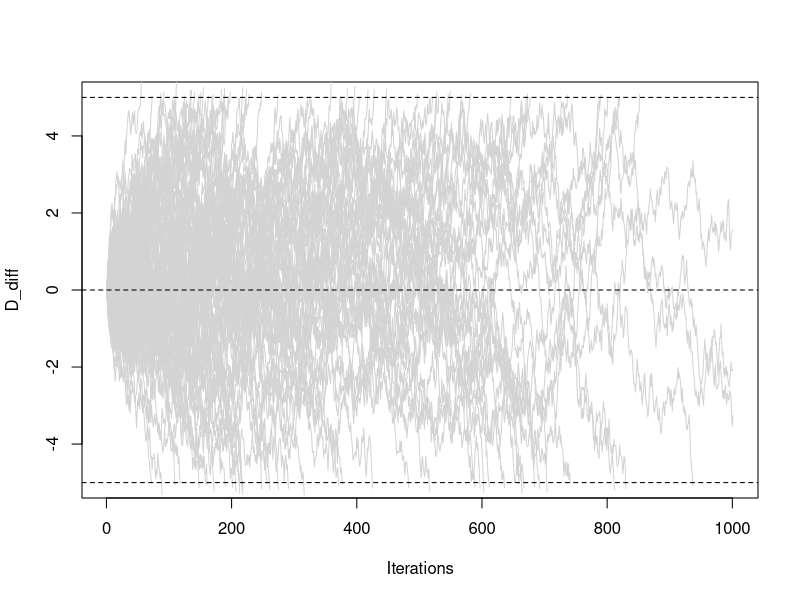
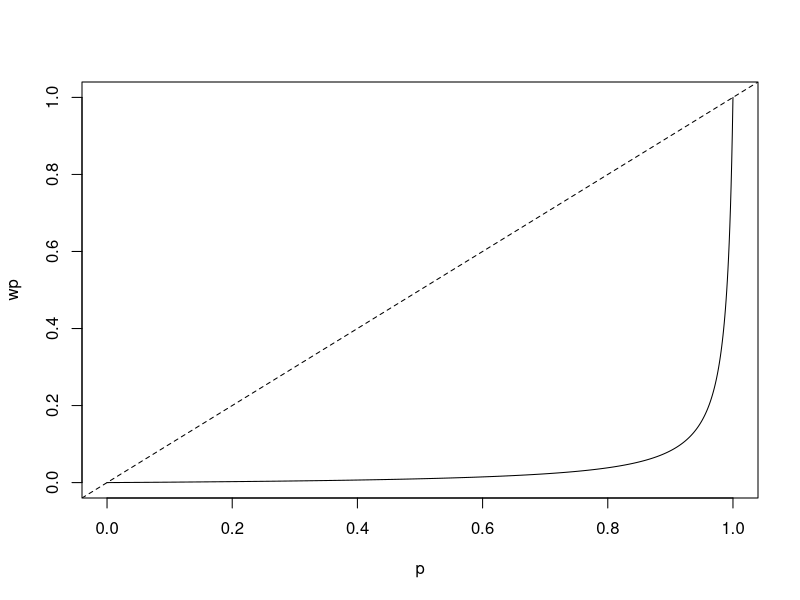

Write R code to recreate these figures, in order.

# example decision problem --------------------------------------------------------

problem <- data.frame(s = 10 , 
                      r_high = 12 ,
                      r_low = 8 , 
                      p_r_high = .50 ,
                      p_r_low = .50)
print(problem)


# function to simulate the aDDM -------------------------------------------------------------------------

simulate_aDDM <- function(theta=1 , # decision threshold
                          bias=.5 , # attentional bias (.5 = no bias, >(<) .5 safe (risky) bias) 
                          scaling=.1 , # scaling of outcome values
                          agents , # number of simulated agents
                          iter, # maximum length of a decision process (number of iterations)
                          problems){ # data frame with choice problems  
  
  # storage space
  maxiter <- iter
  D_safe <- matrix(nrow=(maxiter+1), ncol = agents) # evidence safe option 
  D_risky <- matrix(nrow=(maxiter+1), ncol = agents) # evidence risky option 
  D_diff <- matrix(nrow=(maxiter+1), ncol = agents) # relative evidence (safe-risky) 
  choice <- numeric(agents)
  nsample <- numeric(agents)
  
  # get information on the choice problem 
  
  safe <- problems[1,1] # safe outcome
  outcomes <- as.numeric(problems[1,c(2:3)]) # risky outcomes
  probs <- as.numeric(problems[1,c(4:5)]) # probabilities of risky outcomes
  
  for (j in 1:agents){ # loop to run the decision process multiple times
    
    D_safe[1,j] <- 0 # at the start of the decision process, no evidence is collected
    D_risky[1,j] <- 0
    D_diff[1,j] <- 0
    
    # start of the accumulation process
    for (i in 1:maxiter){
      
      # option attended in an iteration
      att <- rbinom(1,1,bias) # bias = probability of 1 (safe option)
      
      # collect and integrate evidence
      
      ## evidence safe option 
      D_safe[i+1,j] <- D_safe[i,j] + safe*ifelse(att==1, 1,1)*scaling + rnorm(1)*scaling
      
      ## evidence risky option
      smp <- sample(outcomes, 1, prob = probs ) # draws outcome
      D_risky[i+1,j] <- D_risky[i,j] + smp*ifelse(att==0, 1,1)*scaling + rnorm(1)*scaling
      
      ## relative evidence
      D_diff[i+1,j] <- D_safe[i+1,j] - D_risky[i+1,j]
      
      # evaluate evidence / check if threshold is reached - if yes, make a choice
      
      if(D_diff[i+1,j] >= theta) {
        
        # positive threshold --> choose safe (1)
        choice[j] <- 1
        nsample[j] <- i
        
        break
      }
      if(D_diff[i+1,j] <= -theta) {
        
        # negative threshold --> choose risky option (0)
        choice[j] <- 0
        nsample[j] <- i
        
        break
      }
      
    }
    
    
  }
  
  return(list(D=D_diff, choice=choice, smp=nsample))
}


# function to fit CPT -----------------------------------------------------


logLikelihoodFunction=function(parameters, # CPT parameters that should be fitted
                               parameterNames,
                               choice, # simulated choices
                               problem) { # problems underlying the choices
  
  names(parameters) <-  parameterNames
  
  # get parameter values

  alpha <-  parameters["alpha"]
  gamma <-  parameters["gamma"]
  delta <-  parameters["delta"]
  rho <- parameters["rho"]
  
  # get information on the choice problem 
  safe <- problem$s
  r_high <- problem$r_high
  r_low <- problem$r_low
  p_r_high <- problem$p_r_high
  p_r_low <- problem$p_r_low
  
  # compute CPT with the given problem information and parameter values
  
  # value function is applied to all outcomes 
  v_safe <-  safe^alpha
  v_r_high <- r_high^alpha 
  v_r_low <- r_low^alpha
  
  
  # weighting function (only needs to be applied to the higher risky outcome, see Zilker and Pachur, p. 954)
  # weighting function based on the specification of Goldstein and Einhorn (high delta = high elevation)
  pi_safe <-  1
  pi_r_high <- (delta * p_r_high^gamma) / ((delta * p_r_high^gamma)+p_r_low^gamma)
  pi_r_low <- 1-pi_r_high
  
  # additive-multiplicative combination of subjective values and probabilities
  Val_safe = pi_safe*v_safe
  Val_risky = pi_r_low*v_r_low + pi_r_high*v_r_high
  
  # logit choice rule (computes choice probability for safe, given the CPT valuations and free parameter rho)
  Val_diff = Val_safe - Val_risky
  prob_safe = 1/(1+exp((-1*rho)*Val_diff))
  
  # compute log likelihood based on predicted and observed choice
  # value that should be minimized by optim
  out <- sum(log(abs(choice-prob_safe)))
  
  return(out)
  
}



# simulate decision processes ---------------------------------------------

theta <- 5
bias <- .5
iter <- 1e3
# set.seed(1252)
data <- simulate_aDDM(theta=theta, bias=bias, agents=100, iter=1e3, problems = problem)

data$D

# results -----------------------------------------------------------------

# visualize accumulation trajectories

plot(1:(iter+1), data$D[, 1], type = "l", ylim = c(-theta, theta), 
     xlab = "Iterations", ylab = "D_diff", col="lightgray")
for (j in 2:ncol(data$D)) {
  lines(1:(iter+1), data$D[, j], col="lightgray")
}
abline(h = c(-theta, 0, theta), lty = "dashed") 


# fit choices from aDDM with CPT

## allowed ranges for CPT parameters
lowerBounds = c(0.01, 0.01, 0.01, 0.01)  # All parameters >= 0
upperBounds = c(1, 2, 5, 5)  # Upper limit for each parameter
startPar = c(1,1,1,1)
parameterNames = c('alpha', 'gamma', 'delta', 'rho')

fit = optim(par = startPar, 
            fn = logLikelihoodFunction, 
            parameterNames = parameterNames, 
            choice = data$choice, 
            problem = problem, 
            method = "L-BFGS-B",  # Use the bounded optimization method
            lower = lowerBounds, 
            upper = upperBounds)




# visualize

gamma <- fit$par[2]
delta <- fit$par[3]
p <- seq(0,1,.001)
wp <- (delta * p^gamma) / ((delta * p^gamma)+(1-p)^gamma)
wp
plot(p, wp, type = "l", xlim = c(0, 1), ylim = c(0, 1))
abline(a=0, b=1, lty="dashed")
